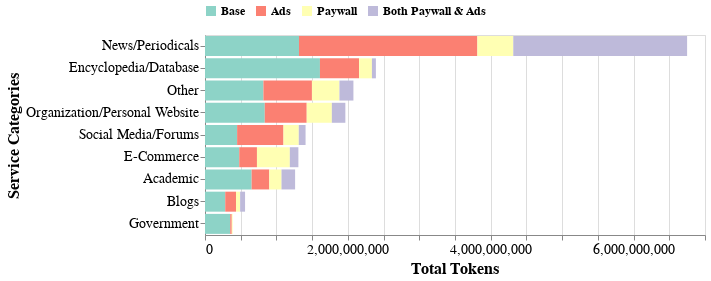

Write notebook code for a chart like this one.
### Code cell
# CHANGE HERE HOW THE PLOT LOOKS
services_paywall_chart = prepare_altair_stacked_services_paywall(
    url_results_df,
    x_value='total_tokens',
    paywall_ads_colors=['#8dd3c7', '#fb8072', '#ffffb3', '#bebada'],
    legend_orient="top", # Manuel: I think "bottom-right" looks better, but there's a bug in Altair and the concatenation below gets messed up
    axis_fontsize=16,
    labels_fontsize=14,
    font="arial",
    title_y="Service Categories",
    labels_map=None, # {"News/Periodicals": "News/Periodicals", "Encyclopedia/Database": "Encyclopedia/Database", "Other": "Other", "Organization/Personal Website": "Organization/Personal Website", "Social Media/Forums": "Social Media/Forums", "Academic": "Academic", "E-Commerce": "E-Commerce", "Blogs": "Blogs", "Government": "Government"},
    width=500, 
    height=200,
)
services_paywall_chart.show()

### Figure 1 — Vega-Lite specification as saved in the notebook (floating-point values rounded to 4 significant figures)
{"config": {"view": {"continuousWidth": 300, "continuousHeight": 300}}, "data": {"name": "data-ecb8936c06215d9c92248034a0313cbc"}, "mark": {"type": "bar", "color": "#1f77b4"}, "encoding": {"color": {"field": "paywall_ads", "legend": {"labelColor": "black", "labelFont": "arial", "labelFontSize": 12, "labelFontWeight": "bold", "labelPadding": 5, "orient": "top", "title": null}, "scale": {"domain": ["Base", "Ads", "Paywall", "Both Paywall & Ads"], "range": ["#8dd3c7", "#fb8072", "#ffffb3", "#bebada"]}, "sort": ["Base", "Ads", "Paywall", "Both Paywall & Ads"], "title": null, "type": "nominal"}, "order": {"field": "order", "type": "quantitative"}, "x": {"axis": {"labelFont": "arial", "labelFontSize": 14, "titleFont": "arial", "titleFontSize": 16}, "field": "total_tokens", "title": "Total Tokens", "type": "quantitative"}, "y": {"axis": {"labelExpr": "datum.value", "labelFont": "arial", "labelFontSize": 14, "titleFont": "arial", "titleFontSize": 16}, "field": "Services", "sort": "-x", "title": "Service Categories", "type": "nominal"}}, "height": 200, "width": 500, "$schema": "https://vega.github.io/schema/vega-lite/v5.17.0.json", "datasets": {"data-ecb8936c06215d9c92248034a0313cbc": [{"Services": "Government", "paywall_ads": "Base", "instance_count": 61, "total_tokens": 353227106, "percent": 91.21}, {"Services": "Academic", "paywall_ads": "Base", "instance_count": 139, "total_tokens": 652694941, "percent": 51.74}, {"Services": "Social Media/Forums", "paywall_ads": "Base", "instance_count": 120, "total_tokens": 449602272, "percent": 31.93}, {"Services": "Other", "paywall_ads": "Base", "instance_count": 312, "total_tokens": 817726255, "percent": 39.35}, {"Services": "Blogs", "paywall_ads": "Base", "instance_count": 204, "total_tokens": 283150934, "percent": 50.49}, {"Services": "Organization/Personal Website", "paywall_ads": "Base", "instance_count": 806, "total_tokens": 836698232, "percent": 42.58}, {"Services": "E-Commerce", "paywall_ads": "Base", "instance_count": 251, "total_tokens": 479263377, "percent": 36.66}, {"Services": "News/Periodicals", "paywall_ads": "Base", "instance_count": 286, "total_tokens": 1315753129, "percent": 19.49}, {"Services": "Encyclopedia/Database", "paywall_ads": "Base", "instance_count": 135, "total_tokens": 1609092059, "percent": 67.26}, {"Services": "Social Media/Forums", "paywall_ads": "Ads", "instance_count": 103, "total_tokens": 648930411, "percent": 46.09}, {"Services": "Other", "paywall_ads": "Ads", "instance_count": 86, "total_tokens": 679367802, "percent": 32.7}, {"Services": "Organization/Personal Website", "paywall_ads": "Ads", "instance_count": 81, "total_tokens": 587457664, "percent": 29.9}, {"Services": "News/Periodicals", "paywall_ads": "Ads", "instance_count": 375, "total_tokens": 2497645284, "percent": 37.01}, {"Services": "Government", "paywall_ads": "Ads", "instance_count": 2, "total_tokens": 21489258, "percent": 5.549}, {"Services": "Academic", "paywall_ads": "Ads", "instance_count": 48, "total_tokens": 247183003, "percent": 19.59}, {"Services": "Encyclopedia/Database", "paywall_ads": "Ads", "instance_count": 66, "total_tokens": 548411405, "percent": 22.92}, {"Services": "Blogs", "paywall_ads": "Ads", "instance_count": 42, "total_tokens": 150750388, "percent": 26.88}, {"Services": "E-Commerce", "paywall_ads": "Ads", "instance_count": 40, "total_tokens": 248086036, "percent": 18.97}, {"Services": "Encyclopedia/Database", "paywall_ads": "Paywall", "instance_count": 17, "total_tokens": 179279960, "percent": 7.494}, {"Services": "Academic", "paywall_ads": "Paywall", "instance_count": 29, "total_tokens": 171242851, "percent": 13.57}, {"Services": "Other", "paywall_ads": "Paywall", "instance_count": 27, "total_tokens": 385123332, "percent": 18.53}, {"Services": "Organization/Personal Website", "paywall_ads": "Paywall", "instance_count": 63, "total_tokens": 351621735, "percent": 17.89}, {"Services": "Blogs", "paywall_ads": "Paywall", "instance_count": 3, "total_tokens": 57917810, "percent": 10.33}, {"Services": "E-Commerce", "paywall_ads": "Paywall", "instance_count": 62, "total_tokens": 460303943, "percent": 35.21}, {"Services": "Government", "paywall_ads": "Paywall", "instance_count": 2, "total_tokens": 12553737, "percent": 3.242}, {"Services": "News/Periodicals", "paywall_ads": "Paywall", "instance_count": 61, "total_tokens": 502559692, "percent": 7.446}, {"Services": "Social Media/Forums", "paywall_ads": "Paywall", "instance_count": 19, "total_tokens": 214318662, "percent": 15.22}, {"Services": "News/Periodicals", "paywall_ads": "Both Paywall & Ads", "instance_count": 271, "total_tokens": 2433485347, "percent": 36.05}, {"Services": "Encyclopedia/Database", "paywall_ads": "Both Paywall & Ads", "instance_count": 10, "total_tokens": 55685426, "percent": 2.328}, {"Services": "Organization/Personal Website", "paywall_ads": "Both Paywall & Ads", "instance_count": 19, "total_tokens": 189273229, "percent": 9.632}, {"Services": "E-Commerce", "paywall_ads": "Both Paywall & Ads", "instance_count": 17, "total_tokens": 119821192, "percent": 9.164}, {"Services": "Blogs", "paywall_ads": "Both Paywall & Ads", "instance_count": 7, "total_tokens": 68951105, "percent": 12.3}, {"Services": "Other", "paywall_ads": "Both Paywall & Ads", "instance_count": 19, "total_tokens": 195665986, "percent": 9.417}, {"Services": "Social Media/Forums", "paywall_ads": "Both Paywall & Ads", "instance_count": 16, "total_tokens": 95023187, "percent": 6.749}, {"Services": "Academic", "paywall_ads": "Both Paywall & Ads", "instance_count": 17, "total_tokens": 190367647, "percent": 15.09}]}}
